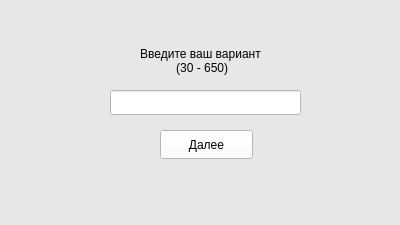
<?xml version="1.0" encoding="UTF-8"?>
<ui version="4.0">
 <class>ChooseOption</class>
 <widget class="QWidget" name="ChooseOption">
  <property name="geometry">
   <rect>
    <x>0</x>
    <y>0</y>
    <width>400</width>
    <height>225</height>
   </rect>
  </property>
  <property name="windowTitle">
   <string>Form</string>
  </property>
  <property name="styleSheet">
   <string notr="true">QWidget {
	background-color: rgb(231, 231, 231);
}</string>
  </property>
  <widget class="QLineEdit" name="lineEdit">
   <property name="geometry">
    <rect>
     <x>110</x>
     <y>90</y>
     <width>191</width>
     <height>25</height>
    </rect>
   </property>
   <property name="styleSheet">
    <string notr="true">background-color: rgb(255, 255, 255);</string>
   </property>
   <property name="alignment">
    <set>Qt::AlignCenter</set>
   </property>
  </widget>
  <widget class="QLabel" name="label">
   <property name="geometry">
    <rect>
     <x>0</x>
     <y>40</y>
     <width>401</width>
     <height>41</height>
    </rect>
   </property>
   <property name="text">
    <string>Введите ваш вариант
 (30 - 650)</string>
   </property>
   <property name="alignment">
    <set>Qt::AlignCenter</set>
   </property>
  </widget>
  <widget class="QPushButton" name="pushButton">
   <property name="geometry">
    <rect>
     <x>160</x>
     <y>130</y>
     <width>93</width>
     <height>29</height>
    </rect>
   </property>
   <property name="styleSheet">
    <string notr="true">background-color: rgb(255, 255, 255);</string>
   </property>
   <property name="text">
    <string>Далее</string>
   </property>
  </widget>
 </widget>
 <resources/>
 <connections/>
</ui>
